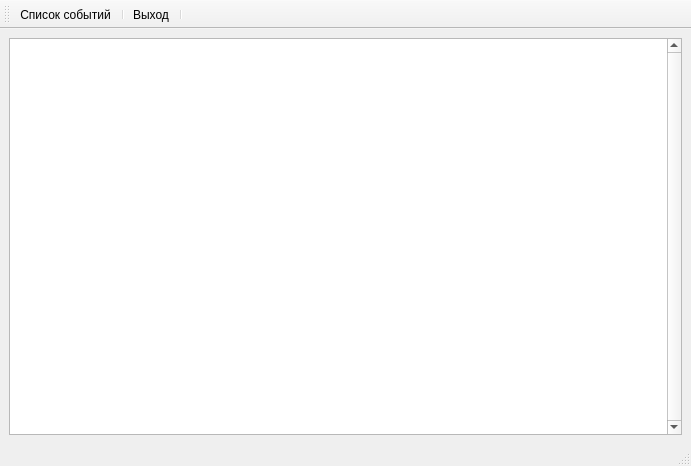
<?xml version="1.0" encoding="UTF-8"?>
<ui version="4.0">
 <class>MainWindow</class>
 <widget class="QMainWindow" name="MainWindow">
  <property name="geometry">
   <rect>
    <x>0</x>
    <y>0</y>
    <width>691</width>
    <height>466</height>
   </rect>
  </property>
  <property name="windowTitle">
   <string>MainWindow</string>
  </property>
  <widget class="QWidget" name="centralwidget">
   <layout class="QVBoxLayout" name="verticalLayout">
    <item>
     <widget class="QTableWidget" name="QMainTable">
      <property name="verticalScrollBarPolicy">
       <enum>Qt::ScrollBarAlwaysOn</enum>
      </property>
      <property name="sizeAdjustPolicy">
       <enum>QAbstractScrollArea::AdjustToContents</enum>
      </property>
      <attribute name="horizontalHeaderVisible">
       <bool>false</bool>
      </attribute>
      <attribute name="horizontalHeaderHighlightSections">
       <bool>false</bool>
      </attribute>
      <attribute name="verticalHeaderVisible">
       <bool>false</bool>
      </attribute>
     </widget>
    </item>
   </layout>
  </widget>
  <widget class="QStatusBar" name="QStatus"/>
  <widget class="QToolBar" name="toolBar">
   <property name="windowTitle">
    <string>toolBar</string>
   </property>
   <property name="toolButtonStyle">
    <enum>Qt::ToolButtonTextBesideIcon</enum>
   </property>
   <attribute name="toolBarArea">
    <enum>TopToolBarArea</enum>
   </attribute>
   <attribute name="toolBarBreak">
    <bool>false</bool>
   </attribute>
   <addaction name="actionEventsList"/>
   <addaction name="separator"/>
   <addaction name="actionExit"/>
   <addaction name="separator"/>
  </widget>
  <action name="actionEventsList">
   <property name="icon">
    <iconset>
     <normaloff>view-pim-tasks.png</normaloff>view-pim-tasks.png</iconset>
   </property>
   <property name="text">
    <string>Список событий</string>
   </property>
   <property name="toolTip">
    <string>Нажмите для просмотра полного списка событий</string>
   </property>
   <property name="shortcut">
    <string>Alt+L</string>
   </property>
  </action>
  <action name="actionExit">
   <property name="icon">
    <iconset>
     <normaloff>system-log-out.png</normaloff>system-log-out.png</iconset>
   </property>
   <property name="text">
    <string>Выход</string>
   </property>
   <property name="toolTip">
    <string>Выйти из программы</string>
   </property>
   <property name="shortcut">
    <string>Ctrl+Q</string>
   </property>
  </action>
 </widget>
 <resources/>
 <connections>
  <connection>
   <sender>actionExit</sender>
   <signal>triggered()</signal>
   <receiver>MainWindow</receiver>
   <slot>close()</slot>
   <hints>
    <hint type="sourcelabel">
     <x>-1</x>
     <y>-1</y>
    </hint>
    <hint type="destinationlabel">
     <x>230</x>
     <y>220</y>
    </hint>
   </hints>
  </connection>
 </connections>
</ui>
